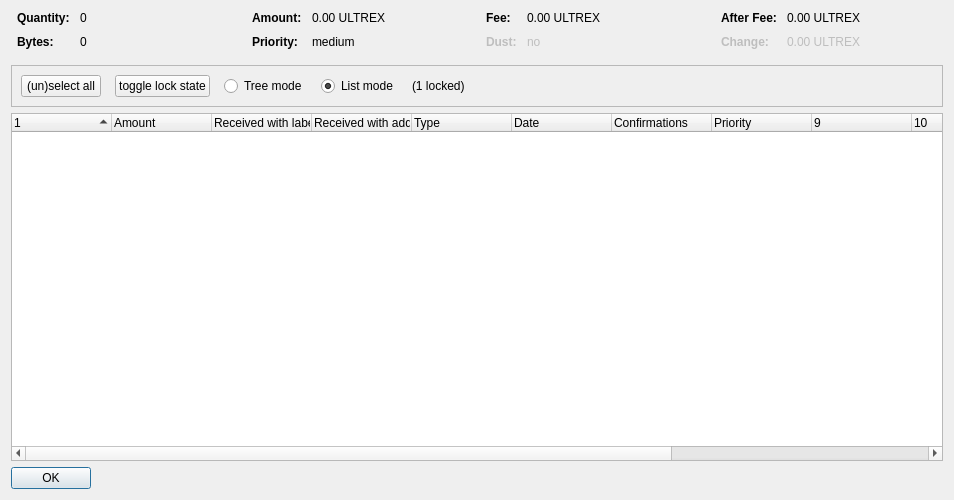
<?xml version="1.0" encoding="UTF-8"?>
<ui version="4.0">
 <class>CoinControlDialog</class>
 <widget class="QDialog" name="CoinControlDialog">
  <property name="geometry">
   <rect>
    <x>0</x>
    <y>0</y>
    <width>954</width>
    <height>500</height>
   </rect>
  </property>
  <property name="windowTitle">
   <string>Coin Selection</string>
  </property>
  <layout class="QVBoxLayout" name="verticalLayout">
   <item>
    <layout class="QHBoxLayout" name="horizontalLayoutTop" stretch="0,0,0,0">
     <property name="topMargin">
      <number>0</number>
     </property>
     <property name="bottomMargin">
      <number>10</number>
     </property>
     <item>
      <layout class="QFormLayout" name="formLayoutCoinControl1">
       <property name="horizontalSpacing">
        <number>10</number>
       </property>
       <property name="verticalSpacing">
        <number>10</number>
       </property>
       <property name="leftMargin">
        <number>6</number>
       </property>
       <property name="rightMargin">
        <number>6</number>
       </property>
       <item row="0" column="0">
        <widget class="QLabel" name="labelCoinControlQuantityText">
         <property name="font">
          <font>
           <weight>75</weight>
           <bold>true</bold>
          </font>
         </property>
         <property name="text">
          <string>Quantity:</string>
         </property>
        </widget>
       </item>
       <item row="0" column="1">
        <widget class="QLabel" name="labelCoinControlQuantity">
         <property name="cursor">
          <cursorShape>IBeamCursor</cursorShape>
         </property>
         <property name="contextMenuPolicy">
          <enum>Qt::ActionsContextMenu</enum>
         </property>
         <property name="text">
          <string notr="true">0</string>
         </property>
         <property name="textInteractionFlags">
          <set>Qt::LinksAccessibleByMouse|Qt::TextSelectableByKeyboard|Qt::TextSelectableByMouse</set>
         </property>
        </widget>
       </item>
       <item row="1" column="0">
        <widget class="QLabel" name="labelCoinControlBytesText">
         <property name="font">
          <font>
           <weight>75</weight>
           <bold>true</bold>
          </font>
         </property>
         <property name="text">
          <string>Bytes:</string>
         </property>
        </widget>
       </item>
       <item row="1" column="1">
        <widget class="QLabel" name="labelCoinControlBytes">
         <property name="cursor">
          <cursorShape>IBeamCursor</cursorShape>
         </property>
         <property name="contextMenuPolicy">
          <enum>Qt::ActionsContextMenu</enum>
         </property>
         <property name="text">
          <string notr="true">0</string>
         </property>
         <property name="textInteractionFlags">
          <set>Qt::LinksAccessibleByMouse|Qt::TextSelectableByKeyboard|Qt::TextSelectableByMouse</set>
         </property>
        </widget>
       </item>
      </layout>
     </item>
     <item>
      <layout class="QFormLayout" name="formLayoutCoinControl2">
       <property name="horizontalSpacing">
        <number>10</number>
       </property>
       <property name="verticalSpacing">
        <number>10</number>
       </property>
       <property name="leftMargin">
        <number>6</number>
       </property>
       <property name="rightMargin">
        <number>6</number>
       </property>
       <item row="0" column="0">
        <widget class="QLabel" name="labelCoinControlAmountText">
         <property name="font">
          <font>
           <weight>75</weight>
           <bold>true</bold>
          </font>
         </property>
         <property name="text">
          <string>Amount:</string>
         </property>
        </widget>
       </item>
       <item row="0" column="1">
        <widget class="QLabel" name="labelCoinControlAmount">
         <property name="cursor">
          <cursorShape>IBeamCursor</cursorShape>
         </property>
         <property name="contextMenuPolicy">
          <enum>Qt::ActionsContextMenu</enum>
         </property>
         <property name="text">
          <string notr="true">0.00 ULTREX</string>
         </property>
         <property name="textInteractionFlags">
          <set>Qt::LinksAccessibleByMouse|Qt::TextSelectableByKeyboard|Qt::TextSelectableByMouse</set>
         </property>
        </widget>
       </item>
       <item row="1" column="0">
        <widget class="QLabel" name="labelCoinControlPriorityText">
         <property name="font">
          <font>
           <weight>75</weight>
           <bold>true</bold>
          </font>
         </property>
         <property name="text">
          <string>Priority:</string>
         </property>
        </widget>
       </item>
       <item row="1" column="1">
        <widget class="QLabel" name="labelCoinControlPriority">
         <property name="cursor">
          <cursorShape>IBeamCursor</cursorShape>
         </property>
         <property name="contextMenuPolicy">
          <enum>Qt::ActionsContextMenu</enum>
         </property>
         <property name="text">
          <string>medium</string>
         </property>
         <property name="textInteractionFlags">
          <set>Qt::LinksAccessibleByMouse|Qt::TextSelectableByKeyboard|Qt::TextSelectableByMouse</set>
         </property>
        </widget>
       </item>
      </layout>
     </item>
     <item>
      <layout class="QFormLayout" name="formLayoutCoinControl3">
       <property name="horizontalSpacing">
        <number>10</number>
       </property>
       <property name="verticalSpacing">
        <number>10</number>
       </property>
       <property name="leftMargin">
        <number>6</number>
       </property>
       <property name="rightMargin">
        <number>6</number>
       </property>
       <item row="0" column="0">
        <widget class="QLabel" name="labelCoinControlFeeText">
         <property name="font">
          <font>
           <weight>75</weight>
           <bold>true</bold>
          </font>
         </property>
         <property name="text">
          <string>Fee:</string>
         </property>
        </widget>
       </item>
       <item row="0" column="1">
        <widget class="QLabel" name="labelCoinControlFee">
         <property name="cursor">
          <cursorShape>IBeamCursor</cursorShape>
         </property>
         <property name="contextMenuPolicy">
          <enum>Qt::ActionsContextMenu</enum>
         </property>
         <property name="text">
          <string notr="true">0.00 ULTREX</string>
         </property>
         <property name="textInteractionFlags">
          <set>Qt::LinksAccessibleByMouse|Qt::TextSelectableByKeyboard|Qt::TextSelectableByMouse</set>
         </property>
        </widget>
       </item>
       <item row="1" column="0">
        <widget class="QLabel" name="labelCoinControlLowOutputText">
         <property name="enabled">
          <bool>false</bool>
         </property>
         <property name="font">
          <font>
           <weight>75</weight>
           <bold>true</bold>
          </font>
         </property>
         <property name="text">
          <string>Dust:</string>
         </property>
        </widget>
       </item>
       <item row="1" column="1">
        <widget class="QLabel" name="labelCoinControlLowOutput">
         <property name="enabled">
          <bool>false</bool>
         </property>
         <property name="cursor">
          <cursorShape>IBeamCursor</cursorShape>
         </property>
         <property name="contextMenuPolicy">
          <enum>Qt::ActionsContextMenu</enum>
         </property>
         <property name="text">
          <string>no</string>
         </property>
         <property name="textInteractionFlags">
          <set>Qt::LinksAccessibleByMouse|Qt::TextSelectableByKeyboard|Qt::TextSelectableByMouse</set>
         </property>
        </widget>
       </item>
      </layout>
     </item>
     <item>
      <layout class="QFormLayout" name="formLayoutCoinControl4">
       <property name="horizontalSpacing">
        <number>10</number>
       </property>
       <property name="verticalSpacing">
        <number>10</number>
       </property>
       <property name="leftMargin">
        <number>6</number>
       </property>
       <property name="rightMargin">
        <number>6</number>
       </property>
       <item row="0" column="0">
        <widget class="QLabel" name="labelCoinControlAfterFeeText">
         <property name="font">
          <font>
           <weight>75</weight>
           <bold>true</bold>
          </font>
         </property>
         <property name="text">
          <string>After Fee:</string>
         </property>
        </widget>
       </item>
       <item row="0" column="1">
        <widget class="QLabel" name="labelCoinControlAfterFee">
         <property name="cursor">
          <cursorShape>IBeamCursor</cursorShape>
         </property>
         <property name="contextMenuPolicy">
          <enum>Qt::ActionsContextMenu</enum>
         </property>
         <property name="text">
          <string notr="true">0.00 ULTREX</string>
         </property>
         <property name="textInteractionFlags">
          <set>Qt::LinksAccessibleByMouse|Qt::TextSelectableByKeyboard|Qt::TextSelectableByMouse</set>
         </property>
        </widget>
       </item>
       <item row="1" column="0">
        <widget class="QLabel" name="labelCoinControlChangeText">
         <property name="enabled">
          <bool>false</bool>
         </property>
         <property name="font">
          <font>
           <weight>75</weight>
           <bold>true</bold>
          </font>
         </property>
         <property name="text">
          <string>Change:</string>
         </property>
        </widget>
       </item>
       <item row="1" column="1">
        <widget class="QLabel" name="labelCoinControlChange">
         <property name="enabled">
          <bool>false</bool>
         </property>
         <property name="cursor">
          <cursorShape>IBeamCursor</cursorShape>
         </property>
         <property name="contextMenuPolicy">
          <enum>Qt::ActionsContextMenu</enum>
         </property>
         <property name="text">
          <string notr="true">0.00 ULTREX</string>
         </property>
         <property name="textInteractionFlags">
          <set>Qt::LinksAccessibleByMouse|Qt::TextSelectableByKeyboard|Qt::TextSelectableByMouse</set>
         </property>
        </widget>
       </item>
      </layout>
     </item>
    </layout>
   </item>
   <item>
    <widget class="QFrame" name="frame">
     <property name="minimumSize">
      <size>
       <width>0</width>
       <height>40</height>
      </size>
     </property>
     <property name="frameShape">
      <enum>QFrame::StyledPanel</enum>
     </property>
     <property name="frameShadow">
      <enum>QFrame::Sunken</enum>
     </property>
     <layout class="QHBoxLayout" name="horizontalLayout">
      <item>
       <layout class="QHBoxLayout" name="horizontalLayoutPanel" stretch="0,0,0,0,0,0">
        <property name="spacing">
         <number>14</number>
        </property>
        <item>
         <widget class="QPushButton" name="pushButtonSelectAll">
          <property name="sizePolicy">
           <sizepolicy hsizetype="Maximum" vsizetype="Fixed">
            <horstretch>0</horstretch>
            <verstretch>0</verstretch>
           </sizepolicy>
          </property>
          <property name="text">
           <string>(un)select all</string>
          </property>
          <property name="autoDefault">
           <bool>false</bool>
          </property>
         </widget>
        </item>
        <item>
         <widget class="QPushButton" name="pushButtonToggleLock">
          <property name="sizePolicy">
           <sizepolicy hsizetype="Maximum" vsizetype="Fixed">
            <horstretch>0</horstretch>
            <verstretch>0</verstretch>
           </sizepolicy>
          </property>
          <property name="text">
           <string>toggle lock state</string>
          </property>
          <property name="autoDefault">
           <bool>false</bool>
          </property>
         </widget>
        </item>
        <item>
         <widget class="QRadioButton" name="radioTreeMode">
          <property name="sizePolicy">
           <sizepolicy hsizetype="Maximum" vsizetype="Fixed">
            <horstretch>0</horstretch>
            <verstretch>0</verstretch>
           </sizepolicy>
          </property>
          <property name="text">
           <string>Tree mode</string>
          </property>
         </widget>
        </item>
        <item>
         <widget class="QRadioButton" name="radioListMode">
          <property name="sizePolicy">
           <sizepolicy hsizetype="Maximum" vsizetype="Fixed">
            <horstretch>0</horstretch>
            <verstretch>0</verstretch>
           </sizepolicy>
          </property>
          <property name="text">
           <string>List mode</string>
          </property>
          <property name="checked">
           <bool>true</bool>
          </property>
         </widget>
        </item>
        <item>
         <widget class="QLabel" name="labelLocked">
          <property name="text">
           <string>(1 locked)</string>
          </property>
         </widget>
        </item>
        <item>
         <spacer name="horizontalSpacer">
          <property name="orientation">
           <enum>Qt::Horizontal</enum>
          </property>
          <property name="sizeHint" stdset="0">
           <size>
            <width>40</width>
            <height>20</height>
           </size>
          </property>
         </spacer>
        </item>
       </layout>
      </item>
     </layout>
    </widget>
   </item>
   <item>
    <widget class="CoinControlTreeWidget" name="treeWidget">
     <property name="contextMenuPolicy">
      <enum>Qt::CustomContextMenu</enum>
     </property>
     <property name="sortingEnabled">
      <bool>false</bool>
     </property>
     <property name="columnCount">
      <number>13</number>
     </property>
     <attribute name="headerShowSortIndicator" stdset="0">
      <bool>true</bool>
     </attribute>
     <attribute name="headerStretchLastSection">
      <bool>false</bool>
     </attribute>
     <column>
      <property name="text">
       <string/>
      </property>
     </column>
     <column>
      <property name="text">
       <string>Amount</string>
      </property>
     </column>
     <column>
      <property name="text">
       <string>Received with label</string>
      </property>
     </column>
     <column>
      <property name="text">
       <string>Received with address</string>
      </property>
     </column>
     <column>
      <property name="text">
       <string>Type</string>
      </property>
     </column>
     <column>
      <property name="text">
       <string>Date</string>
      </property>
     </column>
     <column>
      <property name="text">
       <string>Confirmations</string>
      </property>
      <property name="toolTip">
       <string>Confirmed</string>
      </property>
     </column>
     <column>
      <property name="text">
       <string>Priority</string>
      </property>
     </column>
     <column>
      <property name="text">
       <string/>
      </property>
     </column>
     <column>
      <property name="text">
       <string/>
      </property>
     </column>
     <column>
      <property name="text">
       <string/>
      </property>
     </column>
     <column>
      <property name="text">
       <string/>
      </property>
     </column>
     <column>
      <property name="text">
       <string/>
      </property>
     </column>
    </widget>
   </item>
   <item>
    <widget class="QDialogButtonBox" name="buttonBox">
     <property name="sizePolicy">
      <sizepolicy hsizetype="Maximum" vsizetype="Fixed">
       <horstretch>0</horstretch>
       <verstretch>0</verstretch>
      </sizepolicy>
     </property>
     <property name="orientation">
      <enum>Qt::Horizontal</enum>
     </property>
     <property name="standardButtons">
      <set>QDialogButtonBox::Ok</set>
     </property>
    </widget>
   </item>
  </layout>
 </widget>
 <customwidgets>
  <customwidget>
   <class>CoinControlTreeWidget</class>
   <extends>QTreeWidget</extends>
   <header>coincontroltreewidget.h</header>
  </customwidget>
 </customwidgets>
 <resources/>
 <connections/>
</ui>
